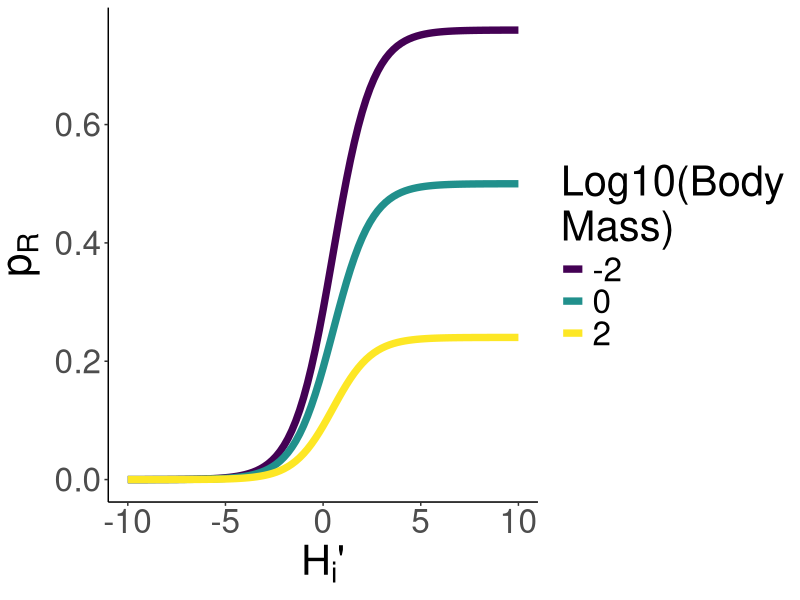
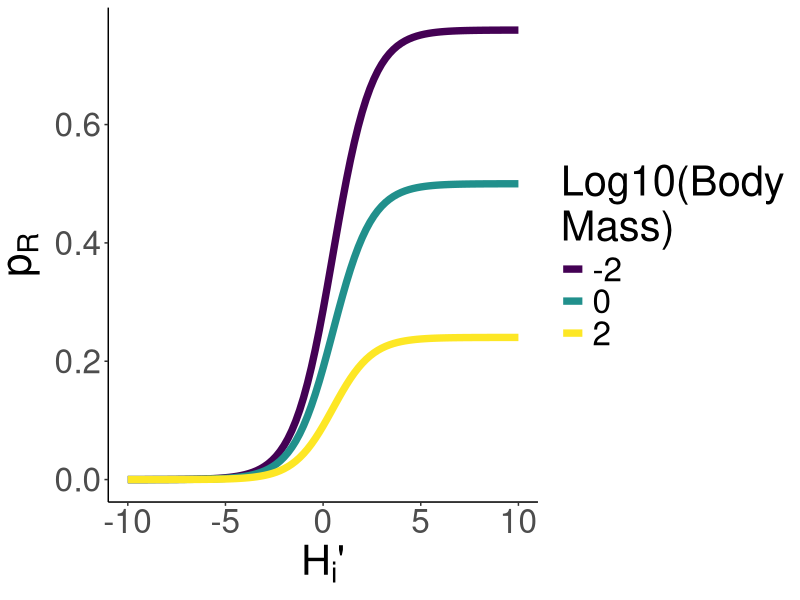

The R source for these figures, in order:
##############################################
## Create new formula for Poff
## Where Poff = 0 at H < 0 and 1 at H > 1
##############################################

library(tidyverse)

gpath = "/home/ben/Documents/TangledMT/Paper/Figures/"
setwd(gpath)

x = seq(-10, 10, length.out = 101)
masses = seq(log10(0.01), log10(100), length.out = 3)
masses = 10^masses
dat = expand.grid(masses, x) %>% rename("m" = 1, "x" = 2)

pOff = function(x, m, k = 0.1) {
    G = m^0.25
    pOff = 1 / (1 + G + ((1 + G)*exp(-k * (x - 0.5))))
    return(pOff)
}

dat = dat %>% mutate(G = m^0.25, pOff = pOff(x, m, k = 1))

pOffPlot = ggplot(dat, aes(x, pOff, col = as.factor(log10(m)))) + 
    geom_line(linewidth = 2.5) +
    theme_classic() +
    labs(x = expression(paste(H[i], "'")), y = expression(paste(p[R],sep="")),
    col = "Log10(Body\nMass)") +
    theme(text = element_text(size = 30)) +
    scale_colour_viridis_d()

pOffPlot

ggsave(filename = "pOffPlot.pdf", plot = pOffPlot,  width = 18, height = 10)
